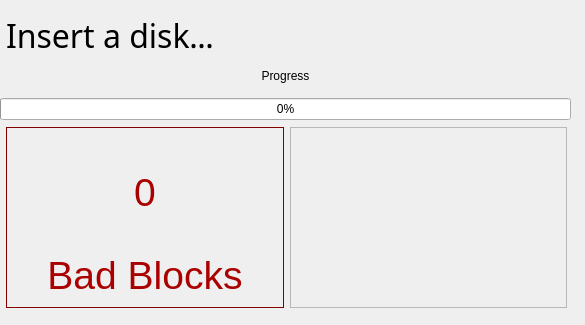
<?xml version="1.0" encoding="UTF-8"?>
<ui version="4.0">
 <class>Form</class>
 <widget class="QWidget" name="Form">
  <property name="windowModality">
   <enum>Qt::WindowModal</enum>
  </property>
  <property name="geometry">
   <rect>
    <x>0</x>
    <y>0</y>
    <width>585</width>
    <height>325</height>
   </rect>
  </property>
  <property name="sizePolicy">
   <sizepolicy hsizetype="Minimum" vsizetype="Minimum">
    <horstretch>0</horstretch>
    <verstretch>0</verstretch>
   </sizepolicy>
  </property>
  <property name="minimumSize">
   <size>
    <width>585</width>
    <height>325</height>
   </size>
  </property>
  <property name="maximumSize">
   <size>
    <width>585</width>
    <height>325</height>
   </size>
  </property>
  <property name="windowTitle">
   <string>IdleAir DomTester</string>
  </property>
  <widget class="QLabel" name="statusLabel">
   <property name="geometry">
    <rect>
     <x>6</x>
     <y>6</y>
     <width>561</width>
     <height>58</height>
    </rect>
   </property>
   <property name="font">
    <font>
     <family>Noto Serif Khmer</family>
     <pointsize>24</pointsize>
    </font>
   </property>
   <property name="text">
    <string>Insert a disk...</string>
   </property>
  </widget>
  <widget class="QWidget" name="layoutWidget">
   <property name="geometry">
    <rect>
     <x>0</x>
     <y>60</y>
     <width>571</width>
     <height>60</height>
    </rect>
   </property>
   <layout class="QVBoxLayout" name="verticalLayout">
    <item>
     <widget class="QLabel" name="progressLabel">
      <property name="text">
       <string>Progress</string>
      </property>
      <property name="alignment">
       <set>Qt::AlignCenter</set>
      </property>
     </widget>
    </item>
    <item>
     <widget class="QProgressBar" name="progressBar">
      <property name="sizePolicy">
       <sizepolicy hsizetype="Expanding" vsizetype="Fixed">
        <horstretch>0</horstretch>
        <verstretch>0</verstretch>
       </sizepolicy>
      </property>
      <property name="baseSize">
       <size>
        <width>0</width>
        <height>0</height>
       </size>
      </property>
      <property name="value">
       <number>0</number>
      </property>
      <property name="invertedAppearance">
       <bool>false</bool>
      </property>
     </widget>
    </item>
   </layout>
  </widget>
  <widget class="QWidget" name="">
   <property name="geometry">
    <rect>
     <x>6</x>
     <y>127</y>
     <width>561</width>
     <height>181</height>
    </rect>
   </property>
   <layout class="QHBoxLayout" name="horizontalLayout_2">
    <item>
     <widget class="QFrame" name="badBlocksFrame">
      <property name="palette">
       <palette>
        <active>
         <colorrole role="WindowText">
          <brush brushstyle="SolidPattern">
           <color alpha="255">
            <red>170</red>
            <green>0</green>
            <blue>0</blue>
           </color>
          </brush>
         </colorrole>
         <colorrole role="Button">
          <brush brushstyle="SolidPattern">
           <color alpha="255">
            <red>170</red>
            <green>0</green>
            <blue>0</blue>
           </color>
          </brush>
         </colorrole>
         <colorrole role="Light">
          <brush brushstyle="SolidPattern">
           <color alpha="255">
            <red>255</red>
            <green>0</green>
            <blue>0</blue>
           </color>
          </brush>
         </colorrole>
         <colorrole role="Midlight">
          <brush brushstyle="SolidPattern">
           <color alpha="255">
            <red>212</red>
            <green>0</green>
            <blue>0</blue>
           </color>
          </brush>
         </colorrole>
         <colorrole role="Dark">
          <brush brushstyle="SolidPattern">
           <color alpha="255">
            <red>85</red>
            <green>0</green>
            <blue>0</blue>
           </color>
          </brush>
         </colorrole>
         <colorrole role="Mid">
          <brush brushstyle="SolidPattern">
           <color alpha="255">
            <red>113</red>
            <green>0</green>
            <blue>0</blue>
           </color>
          </brush>
         </colorrole>
         <colorrole role="Text">
          <brush brushstyle="SolidPattern">
           <color alpha="255">
            <red>0</red>
            <green>0</green>
            <blue>0</blue>
           </color>
          </brush>
         </colorrole>
         <colorrole role="BrightText">
          <brush brushstyle="SolidPattern">
           <color alpha="255">
            <red>255</red>
            <green>255</green>
            <blue>255</blue>
           </color>
          </brush>
         </colorrole>
         <colorrole role="ButtonText">
          <brush brushstyle="SolidPattern">
           <color alpha="255">
            <red>0</red>
            <green>0</green>
            <blue>0</blue>
           </color>
          </brush>
         </colorrole>
         <colorrole role="Base">
          <brush brushstyle="SolidPattern">
           <color alpha="255">
            <red>255</red>
            <green>255</green>
            <blue>255</blue>
           </color>
          </brush>
         </colorrole>
         <colorrole role="Window">
          <brush brushstyle="SolidPattern">
           <color alpha="255">
            <red>170</red>
            <green>0</green>
            <blue>0</blue>
           </color>
          </brush>
         </colorrole>
         <colorrole role="Shadow">
          <brush brushstyle="SolidPattern">
           <color alpha="255">
            <red>0</red>
            <green>0</green>
            <blue>0</blue>
           </color>
          </brush>
         </colorrole>
         <colorrole role="AlternateBase">
          <brush brushstyle="SolidPattern">
           <color alpha="255">
            <red>212</red>
            <green>127</green>
            <blue>127</blue>
           </color>
          </brush>
         </colorrole>
         <colorrole role="ToolTipBase">
          <brush brushstyle="SolidPattern">
           <color alpha="255">
            <red>255</red>
            <green>255</green>
            <blue>220</blue>
           </color>
          </brush>
         </colorrole>
         <colorrole role="ToolTipText">
          <brush brushstyle="SolidPattern">
           <color alpha="255">
            <red>0</red>
            <green>0</green>
            <blue>0</blue>
           </color>
          </brush>
         </colorrole>
        </active>
        <inactive>
         <colorrole role="WindowText">
          <brush brushstyle="SolidPattern">
           <color alpha="255">
            <red>170</red>
            <green>0</green>
            <blue>0</blue>
           </color>
          </brush>
         </colorrole>
         <colorrole role="Button">
          <brush brushstyle="SolidPattern">
           <color alpha="255">
            <red>170</red>
            <green>0</green>
            <blue>0</blue>
           </color>
          </brush>
         </colorrole>
         <colorrole role="Light">
          <brush brushstyle="SolidPattern">
           <color alpha="255">
            <red>255</red>
            <green>0</green>
            <blue>0</blue>
           </color>
          </brush>
         </colorrole>
         <colorrole role="Midlight">
          <brush brushstyle="SolidPattern">
           <color alpha="255">
            <red>212</red>
            <green>0</green>
            <blue>0</blue>
           </color>
          </brush>
         </colorrole>
         <colorrole role="Dark">
          <brush brushstyle="SolidPattern">
           <color alpha="255">
            <red>85</red>
            <green>0</green>
            <blue>0</blue>
           </color>
          </brush>
         </colorrole>
         <colorrole role="Mid">
          <brush brushstyle="SolidPattern">
           <color alpha="255">
            <red>113</red>
            <green>0</green>
            <blue>0</blue>
           </color>
          </brush>
         </colorrole>
         <colorrole role="Text">
          <brush brushstyle="SolidPattern">
           <color alpha="255">
            <red>0</red>
            <green>0</green>
            <blue>0</blue>
           </color>
          </brush>
         </colorrole>
         <colorrole role="BrightText">
          <brush brushstyle="SolidPattern">
           <color alpha="255">
            <red>255</red>
            <green>255</green>
            <blue>255</blue>
           </color>
          </brush>
         </colorrole>
         <colorrole role="ButtonText">
          <brush brushstyle="SolidPattern">
           <color alpha="255">
            <red>0</red>
            <green>0</green>
            <blue>0</blue>
           </color>
          </brush>
         </colorrole>
         <colorrole role="Base">
          <brush brushstyle="SolidPattern">
           <color alpha="255">
            <red>255</red>
            <green>255</green>
            <blue>255</blue>
           </color>
          </brush>
         </colorrole>
         <colorrole role="Window">
          <brush brushstyle="SolidPattern">
           <color alpha="255">
            <red>170</red>
            <green>0</green>
            <blue>0</blue>
           </color>
          </brush>
         </colorrole>
         <colorrole role="Shadow">
          <brush brushstyle="SolidPattern">
           <color alpha="255">
            <red>0</red>
            <green>0</green>
            <blue>0</blue>
           </color>
          </brush>
         </colorrole>
         <colorrole role="AlternateBase">
          <brush brushstyle="SolidPattern">
           <color alpha="255">
            <red>212</red>
            <green>127</green>
            <blue>127</blue>
           </color>
          </brush>
         </colorrole>
         <colorrole role="ToolTipBase">
          <brush brushstyle="SolidPattern">
           <color alpha="255">
            <red>255</red>
            <green>255</green>
            <blue>220</blue>
           </color>
          </brush>
         </colorrole>
         <colorrole role="ToolTipText">
          <brush brushstyle="SolidPattern">
           <color alpha="255">
            <red>0</red>
            <green>0</green>
            <blue>0</blue>
           </color>
          </brush>
         </colorrole>
        </inactive>
        <disabled>
         <colorrole role="WindowText">
          <brush brushstyle="SolidPattern">
           <color alpha="255">
            <red>85</red>
            <green>0</green>
            <blue>0</blue>
           </color>
          </brush>
         </colorrole>
         <colorrole role="Button">
          <brush brushstyle="SolidPattern">
           <color alpha="255">
            <red>170</red>
            <green>0</green>
            <blue>0</blue>
           </color>
          </brush>
         </colorrole>
         <colorrole role="Light">
          <brush brushstyle="SolidPattern">
           <color alpha="255">
            <red>255</red>
            <green>0</green>
            <blue>0</blue>
           </color>
          </brush>
         </colorrole>
         <colorrole role="Midlight">
          <brush brushstyle="SolidPattern">
           <color alpha="255">
            <red>212</red>
            <green>0</green>
            <blue>0</blue>
           </color>
          </brush>
         </colorrole>
         <colorrole role="Dark">
          <brush brushstyle="SolidPattern">
           <color alpha="255">
            <red>85</red>
            <green>0</green>
            <blue>0</blue>
           </color>
          </brush>
         </colorrole>
         <colorrole role="Mid">
          <brush brushstyle="SolidPattern">
           <color alpha="255">
            <red>113</red>
            <green>0</green>
            <blue>0</blue>
           </color>
          </brush>
         </colorrole>
         <colorrole role="Text">
          <brush brushstyle="SolidPattern">
           <color alpha="255">
            <red>85</red>
            <green>0</green>
            <blue>0</blue>
           </color>
          </brush>
         </colorrole>
         <colorrole role="BrightText">
          <brush brushstyle="SolidPattern">
           <color alpha="255">
            <red>255</red>
            <green>255</green>
            <blue>255</blue>
           </color>
          </brush>
         </colorrole>
         <colorrole role="ButtonText">
          <brush brushstyle="SolidPattern">
           <color alpha="255">
            <red>85</red>
            <green>0</green>
            <blue>0</blue>
           </color>
          </brush>
         </colorrole>
         <colorrole role="Base">
          <brush brushstyle="SolidPattern">
           <color alpha="255">
            <red>170</red>
            <green>0</green>
            <blue>0</blue>
           </color>
          </brush>
         </colorrole>
         <colorrole role="Window">
          <brush brushstyle="SolidPattern">
           <color alpha="255">
            <red>170</red>
            <green>0</green>
            <blue>0</blue>
           </color>
          </brush>
         </colorrole>
         <colorrole role="Shadow">
          <brush brushstyle="SolidPattern">
           <color alpha="255">
            <red>0</red>
            <green>0</green>
            <blue>0</blue>
           </color>
          </brush>
         </colorrole>
         <colorrole role="AlternateBase">
          <brush brushstyle="SolidPattern">
           <color alpha="255">
            <red>170</red>
            <green>0</green>
            <blue>0</blue>
           </color>
          </brush>
         </colorrole>
         <colorrole role="ToolTipBase">
          <brush brushstyle="SolidPattern">
           <color alpha="255">
            <red>255</red>
            <green>255</green>
            <blue>220</blue>
           </color>
          </brush>
         </colorrole>
         <colorrole role="ToolTipText">
          <brush brushstyle="SolidPattern">
           <color alpha="255">
            <red>0</red>
            <green>0</green>
            <blue>0</blue>
           </color>
          </brush>
         </colorrole>
        </disabled>
       </palette>
      </property>
      <property name="frameShape">
       <enum>QFrame::StyledPanel</enum>
      </property>
      <property name="frameShadow">
       <enum>QFrame::Raised</enum>
      </property>
      <layout class="QGridLayout" name="gridLayout_2">
       <item row="0" column="0">
        <layout class="QGridLayout" name="gridLayout">
         <item row="0" column="0">
          <widget class="QLabel" name="errorCount">
           <property name="font">
            <font>
             <pointsize>29</pointsize>
            </font>
           </property>
           <property name="text">
            <string>0</string>
           </property>
           <property name="alignment">
            <set>Qt::AlignCenter</set>
           </property>
          </widget>
         </item>
         <item row="1" column="0">
          <widget class="QLabel" name="label">
           <property name="sizePolicy">
            <sizepolicy hsizetype="Preferred" vsizetype="Fixed">
             <horstretch>0</horstretch>
             <verstretch>0</verstretch>
            </sizepolicy>
           </property>
           <property name="font">
            <font>
             <pointsize>29</pointsize>
            </font>
           </property>
           <property name="text">
            <string>Bad Blocks</string>
           </property>
           <property name="alignment">
            <set>Qt::AlignCenter</set>
           </property>
          </widget>
         </item>
        </layout>
       </item>
      </layout>
     </widget>
    </item>
    <item>
     <widget class="QFrame" name="frame">
      <property name="frameShape">
       <enum>QFrame::StyledPanel</enum>
      </property>
      <property name="frameShadow">
       <enum>QFrame::Raised</enum>
      </property>
      <layout class="QHBoxLayout" name="horizontalLayout">
       <item>
        <widget class="QLabel" name="result">
         <property name="font">
          <font>
           <pointsize>47</pointsize>
          </font>
         </property>
         <property name="text">
          <string/>
         </property>
        </widget>
       </item>
      </layout>
     </widget>
    </item>
   </layout>
  </widget>
 </widget>
 <resources/>
 <connections/>
</ui>
